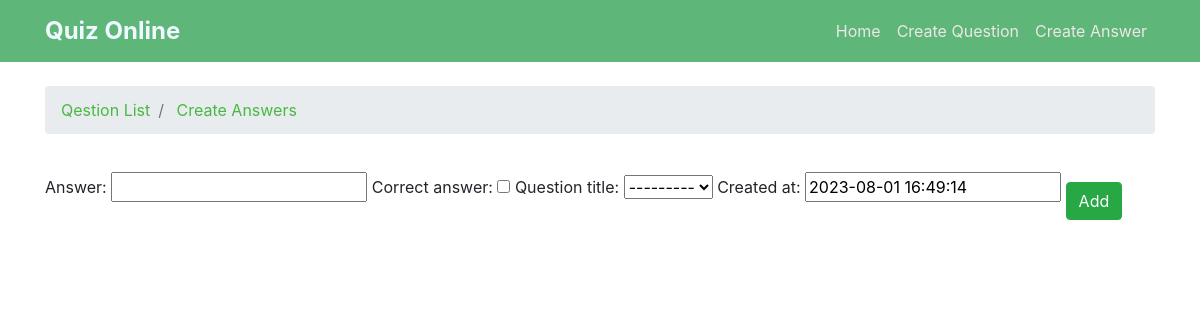
The app's page /create_a/, older data.
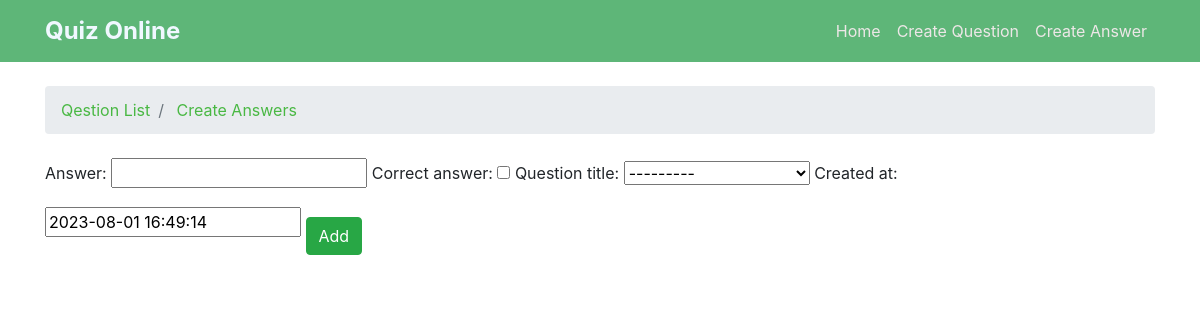
The same page, newer data.
### quiz_app/models.py (models this page shows)
class Question(models.Model):
    author = models.ForeignKey(User, on_delete=models.CASCADE)
    question_title = models.CharField(max_length=100)
    content = models.TextField(max_length=1000)
    tags = TaggableManager()
    created_at = models.DateTimeField(default=timezone.now)
    def __str__(self) -> str:
        return self.question_title

### quiz_app/views.py (the view, shortened to what this page needs)
# urls.py: path('create_a/', Question_Answer.as_view(),name='create_a'),
class Question_Answer(CreateView):
    model = Answer
    form_class = AnswerForm  # Use the custom form instead of specifying 'fields'

### quiz_app/forms.py
class AnswerForm(forms.ModelForm):
    class Meta:
        model = Answer
        exclude = ['author']  # Exclude the 'author' field from the form

### quiz_app/templates/quiz_app/answer_form.html (shortened to what this page needs)
{% extends 'base.html' %}
{% load bootstrap %}
{% block breadcrumb %}
    <li class="breadcrumb-item active"> <a href="/">Qestion List</a></li>
    <li class="breadcrumb-item active"> <a href="">Create Answers</a></li>
{%endblock%}
{% block content %}
<form method="post">
    {{ form|bootstrap_horizontal:'col-lg-4' }}
    <button type="submit" class="btn btn-success mt-4" >Add</button>
</form>
{% endblock %}

Row changes from the older to the newer data that the page shows:
added Question: question_title "---------", created_at "2023-08-01 16:49:14"
Text that changed along with them:
form field question_title: "---------" → (not shown)
form field created_at: "2023-08-01 16:49:14" → (not shown)
